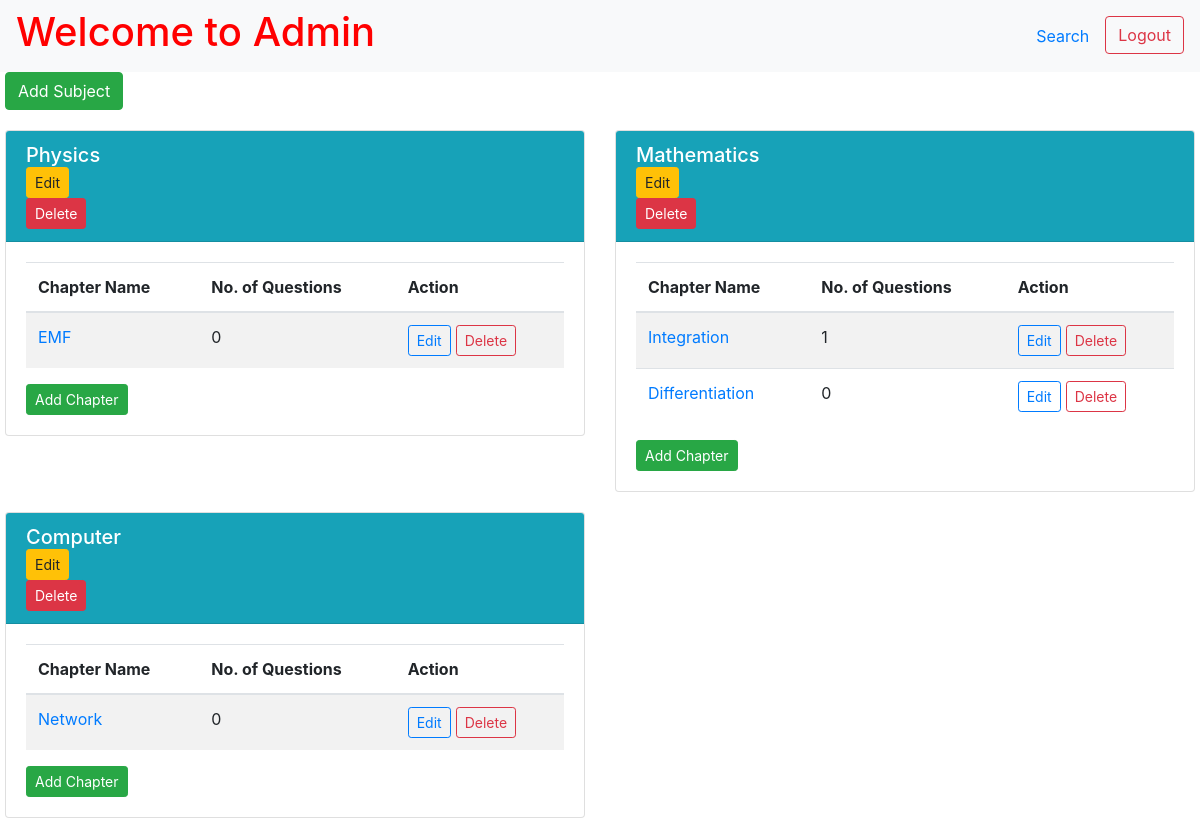
/admin/dashboard (signed in), run on an earlier commit of the app's database.
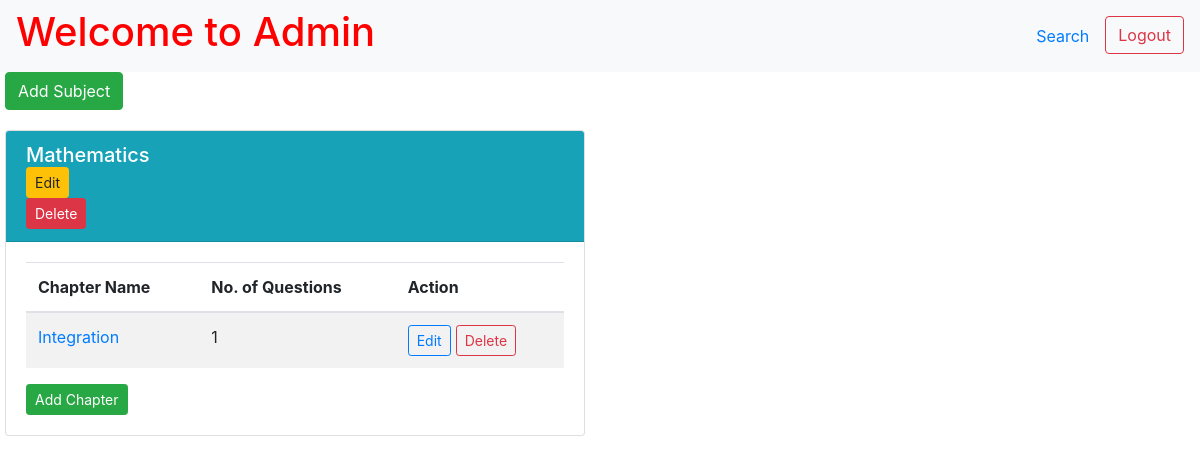
And on a later commit of the database.
### app.py (models this page shows)
class Subject(db.Model):
    id = db.Column(db.Integer, primary_key=True)
    name = db.Column(db.String(255), nullable=False)
    description = db.Column(db.String())
    chapter = db.relationship('Chapter', backref='subject')

class Chapter(db.Model):
    id = db.Column(db.Integer, primary_key=True)
    subject_id = db.Column(db.Integer, db.ForeignKey("subject.id"), nullable=False)
    name = db.Column(db.String(255), nullable=False)
    description = db.Column(db.String())
    quiz = db.relationship('Quiz', backref="chapter")
    question = db.relationship('Chapterwisequestion', backref='chapter')

### app.py (the view)
@app.route("/admin/dashboard")
def admin():
    if 'username' in session:
        admin = Admin.query.filter_by(username=session["username"]).first()
        if not admin:
            flash("Invalid Credentials!", "error")
            return redirect(url_for("index"))
    else:
        return redirect(url_for("index"))
    subjects = Subject.query.all()
    questions = Question.query.all()
    chapterwisequestions = Chapterwisequestion.query.all()
    subject_data = []
    for subject in subjects:
        chapters = Chapter.query.filter_by(subject_id=subject.id).all()
        chapter = [
            {
                "id": chapter.id,
                "name": chapter.name,
                "description": chapter.description,
                "number_of_questions": Chapterwisequestion.query.filter_by(chapter_id=chapter.id).count(),
                "questions": db.session.query(Question).join(Chapterwisequestion).filter(Question.id == Chapterwisequestion.question_id).filter_by(chapter_id=chapter.id).all()
            }
            for chapter in chapters
        ]
        subject_data.append({
            "id": subject.id,
            "name": subject.name,
            "description": subject.description,
            "chapters": chapter
        })
    return render_template("admin.html", subjects=subject_data,
                           questions=questions,
                           chapterwisequestions=chapterwisequestions)

### app.py (called while the page is built)
@app.after_request
def add_header(response):
    response.headers['Cache-Control'] = 'no-store, no-cache, must-revalidate, post-check=0, pre-check=0, max-age=0'
    response.headers['Pragma'] = 'no-cache'
    response.headers['Expires'] = '-1'
    return response

### templates/admin.html (shortened to what this page needs)
{% extends 'base.html' %}
{% block content %}
<div class="page-wrapper">
    <nav class="navbar navbar-expand-lg navbar-light bg-light">
        <a href="/admin/dashboard" style="text-decoration: none; color: red;">
            <h1>Welcome to Admin</h1>
        </a>
        <ul class="nav ml-auto">
            <li class="nav-item">
                <a class="nav-link" href="">Search</a>
            </li>
            <li>
                <form action="/logout" class="d-inline">
                    <button type="submit" class="btn btn-outline-danger">Logout</button>
                </form>
            </li>
        </ul>
    </nav>
    <div class="container-custom">
        <div>
            <button type="button" id="add-subject" class="btn btn-success" data-toggle="modal" data-target="#addSubject">
                Add Subject
            </button>
        </div>
        <div class="subjects-container row">
            {% for subject in subjects %}
            <div class="col-md-6 subject-card">
                <div class="card">
                    <div class="card-header bg-info text-white">
                        <h5 class="card-title m-0">{{ subject.name }}</h5>
                        <button type="button" class="btn btn-warning btn-sm" data-toggle="modal" data-target="#editSubject{{ subject.id }}">
                            Edit
                        </button>
                        <form action="/subject/delete/{{ subject.id }}" method="post" onsubmit="return confirm('Are you sure you want to delete this subject?');" class="mb-0">
                            <button class="btn btn-danger btn-sm" type="submit">Delete</button>
                        </form>
                    </div>
                    <div class="card-body d-flex flex-column">
                        <table class="table table-striped mb-0">
                            <thead>
                                <tr>
                                    <th>Chapter Name</th>
                                    <th>No. of Questions</th>
                                    <th>Action</th>
                                </tr>
                            </thead>
                            <tbody>
                                {% for chapter in subject.chapters %}
                                <tr>
                                    <td>
                                        <a href="#" data-toggle="modal"
                                            data-target="#chapter{{ subject.id }}{{ chapter.id }}">{{ chapter.name }}</a>
                                    </td>
                                    <td>{{ chapter.number_of_questions }}</td>
                                    <td>
                                        <div class="d-flex align-items-center">
                                            <button type="button" class="btn btn-outline-primary btn-sm me-2 edit_button" data-toggle="modal" data-target="#editChapter{{ chapter.id }}">
                                                Edit
                                            </button>
                                            <form action="/chapter/delete/{{ chapter.id }}" method="post" onsubmit="return confirm('Are you sure you want to delete this chapter?');" class="mb-0">
                                                <button class="btn btn-outline-danger btn-sm" type="submit">Delete</button>
                                            </form>
                                        </div>
                                    </td>
                                </tr>
                                {% endfor %}
                            </tbody>
                        </table>
                        <div class="text-end mt-3">
                            <button type="button" class="btn btn-success btn-sm" data-toggle="modal" data-target="#addChapter{{ subject.id }}">
                                Add Chapter
                            </button>
                        </div>
                    </div>
                </div>
            </div>
            {% endfor %}
        </div>
    </div>
</div>
{% endblock %}

### templates/base.html (shortened to what this page needs)
<!DOCTYPE html>
<html lang="en">
<head>
    <link rel="stylesheet" href="https://stackpath.bootstrapcdn.com/bootstrap/4.5.2/css/bootstrap.min.css">
</head>
<body>
    {% block content %}{% endblock %}
</body>
</html>

### templates/admin.html (style rules this page uses)
.container-custom { max-width: 1200px; padding-left: 5px; padding-right: 5px; margin: 0 auto; }
.subjects-container { margin-top: 20px; }
.subject-card { margin-bottom: 20px; }
.edit_button { margin-right: 5px; }

What changed in the data, as far as the page shows it:
removed Subject: name "Physics"
removed Chapter: name "EMF", number_of_questions "0", shown under "Physics"
removed Chapter: name "Differentiation", number_of_questions "0"
removed Subject: name "Computer"
removed Chapter: name "Network", number_of_questions "0", shown under "Computer"
